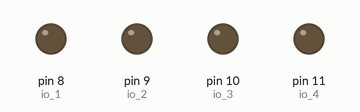
The program below on a simulated MicroPython board. On the bench: output pins drawn as LEDs (lit = HIGH). What the program prints to the serial console is not drawn. At 1.2 s the program stops and its outputs stay as they are.

Above: at 0.3 s.
Timing chart, 0 to 1.8 s (numbered marks = the images above):
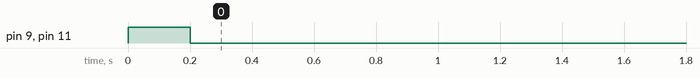

The program:

moteur_titan.py
```python
from machine import Pin
import time

class Moteur:
    def __init__(self, io_1, io_2):
        self.io_1 = io_1
        self.io_2 = io_2

    def marcheAvant(self):
        self.io_1.value(0)
        self.io_2.value(1)

    def marcheArriere(self):
        self.io_1.value(1)
        self.io_2.value(0)

    def stop(self):
        self.io_1.value(0)
        self.io_2.value(0)


if __name__ == '__main__':
    print('test classe Moteur:')

    print('initialisation')
    io_1 =Pin(8 , Pin.OUT)
    io_2 =Pin(9 , Pin.OUT)
    m1 = Moteur(io_1, io_2)
    io_3 =Pin(10 , Pin.OUT)
    io_4 =Pin(11 , Pin.OUT)
    m2 = Moteur(io_3, io_4)

    print('le robot avance...')
    m1.marcheAvant()
    m2.marcheAvant()
    time.sleep(0.2)

    print('le robot s arrete...')
    m1.stop()
    m2.stop()
    time.sleep(1)
```

Measured:
- by itself, pin 9 (io_2), pin 11 (io_4): LOW → HIGH at 0.00 s, → LOW 0.20 s later
